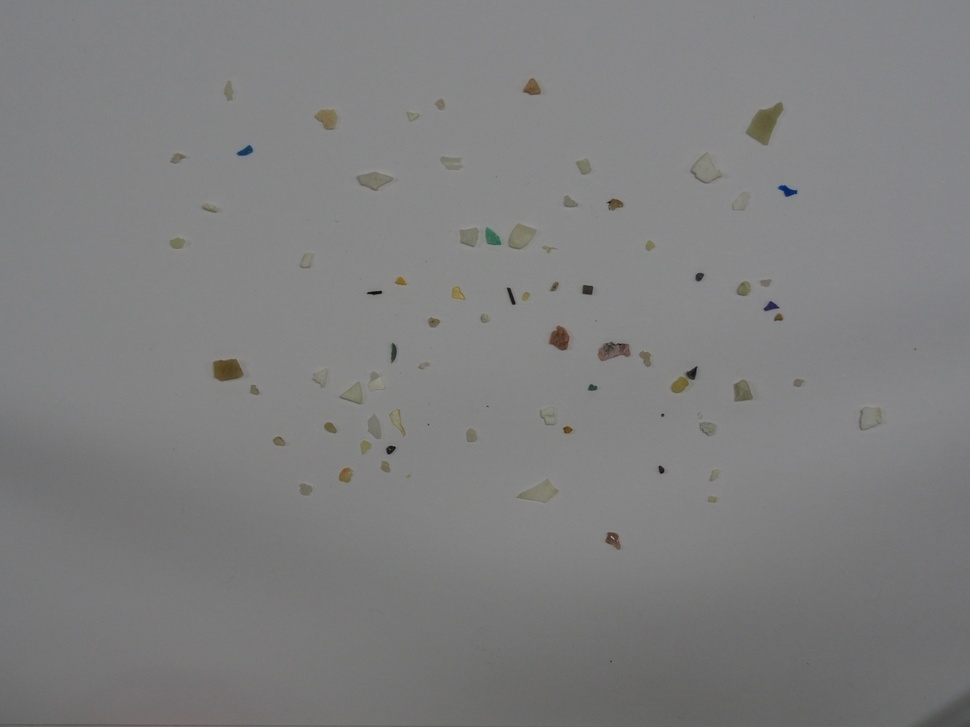
#> input picture fragment-03-olympus-10-01-2020.JPG, 970 x 727 px, shrunk from 4608 x 3456 before the run, given in place of mandril.jpg, which was not available
$ jupyter execute Tarea_2_vc.ipynb   (older library calls are emulated)   (text cells are left out)
#> lines starting #> are read from the running program, lines starting #| are printed output that depends on the picture; after the words box and inside, x2 and y2 are one past the last pixel; in counts of white or black regions, pixels touching at a corner belong together; pictures that were not available may be replaced by others from this repository, and a replacement may not be noted
[cell 1]
import cv2
import numpy as np
import matplotlib.pyplot as plt

[cell 2]
from google.colab import drive
drive.mount('/content/drive')

[cell 3]
#Lee imagen de archivo
img = cv2.imread('/content/drive/My Drive/Colab Notebooks/mandril.jpg')
#> img is the input picture: shape (727, 970, 3); mean B, G, R 126.9, 126.8, 126.8

#OpenCV lee las imágenes almacenando en formato BGR, por lo que convertimos para visualizr de forma correcta a RGB
img_rgb = cv2.cvtColor(img, cv2.COLOR_BGR2RGB)
#Muestra la imagen tras convertir a RGB
#Eliminamos etiquetas de los ejes
plt.figure()
plt.axis("off")
plt.imshow(img_rgb)
plt.show()

[cell 4]
# Conversión a grises de la original en BGR
gris = cv2.cvtColor(img, cv2.COLOR_BGR2GRAY)

# Muestra, indicando el mapa de color de grises
# Eliminamos etiquetas de los ejes
plt.figure()
plt.axis("off")
plt.imshow(gris, cmap='gray')
plt.show()

[cell 5]
# Obtiene contornos con el operador de Canny
canny = cv2.Canny(gris, 100, 200)
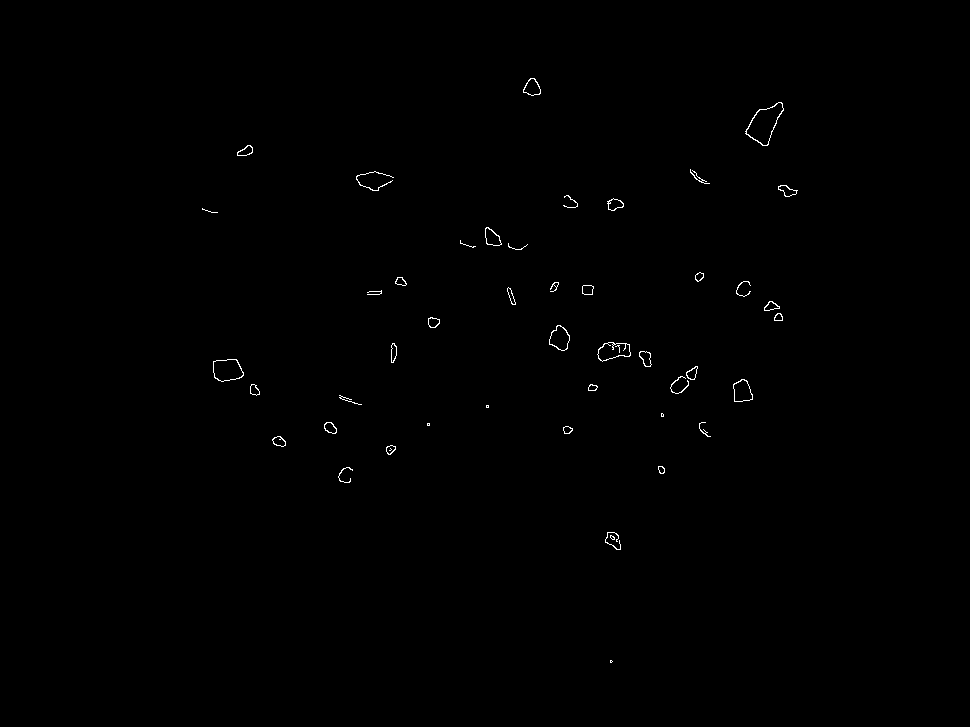
#> canny: shape (727, 970); 0.3% white in thin lines or dots, all inside (x1, y1, x2, y2) = (202, 78, 798, 663)
print(canny)
#> (printed output is left out)
# Muestra resultado
plt.imshow(canny, cmap='gray')
plt.show()

[cell 6]
# Cuenta el número de píxeles blancos (255) por filas
# Suma los valores de los pixeles por filas
row_counts = cv2.reduce(canny, 1, cv2.REDUCE_SUM, dtype=cv2.CV_32SC1)
#> row_counts = 727 values, max 7140 at index 294, min 0 at index 0, mean 737.6

# Normaliza en base al número de filas y al valor máximo del píxel (255)
# El resultado será el número de píxeles blancos por filas
rows = row_counts[:] / (255 * canny.shape[1])
#> rows = 727 values, max 0.0289 at index 294, min 0 at index 0, mean 0.00298

# Muestra dicha cuenta gráficamente
plt.figure()
plt.subplot(1, 2, 1)
plt.axis("off")
plt.title("Canny")
plt.imshow(canny, cmap='gray')

plt.subplot(1, 2, 2)
plt.title("Respuesta de Canny")
plt.xlabel("Filas")
plt.ylabel("% píxeles")
plt.plot(rows)
# Rango en x definido por las columnas
plt.xlim([0, canny.shape[0]])
#> Out = (0, 727)
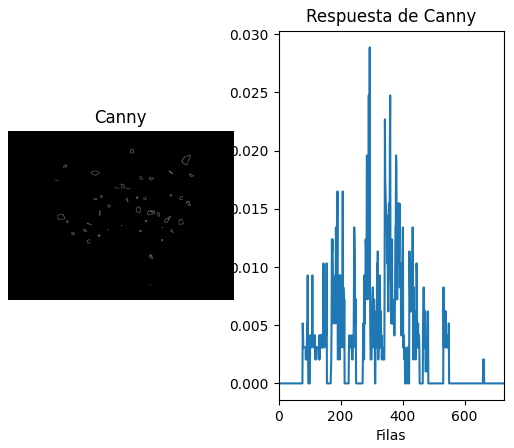
#> figure drawn by matplotlib, 2 panels; panel 2: curve peaks at x = 294, y = 0.0289

[cell 7]
# Suma los valores de los pixeles por fila
col_counts = cv2.reduce(canny, 0, cv2.REDUCE_SUM, dtype=cv2.CV_32SC1)

# Suma los valores de los pixeles por fila
row_counts = cv2.reduce(canny, 1, cv2.REDUCE_SUM, dtype=cv2.CV_32SC1)

# Calcula el valor máximo en columnas
max_cols = max(col_counts[0])
#> max_cols = 5865

# Calcula el valor máximo en filas
max_rows = max(row_counts[:])[0]
#> max_rows = 7140

# Mostramos los pixeles blancos por filas y se aprovecha el
#bucle para contar cuantos valores superan el umbral por filas
count_rows=0
print("Pixeles blancos por filas:")
for index,item in enumerate(row_counts):
  print("Fila", index+1, "\b:", item[0])
  if item[0] >= 0.95*max_rows:
    count_rows +=1
#> this loop made 727 passes
#> count_rows on pass 295: 1
#| Fila 1 : 0
#| Fila 2 : 0
#| Fila 3 : 0
#| Fila 4 : 0
#| Fila 5 : 0
#| Fila 6 : 0
#| Fila 7 : 0
#| Fila 8 : 0
#> (further printed lines are left out)
#> after the loop, count_rows = 1

# Cuenta cuantos valores supern el umbral
white_col = [item for item in col_counts[0] if item >= 0.95*max_cols]
#> white_col = [5865]

# Prints con los resultados
print("Máximo columnas:", max_cols)
print("Máximo filas:", max_rows)
print("Filas que superan el umbral:", count_rows)
print("Columnas que superan el umbral:", len(white_col))

[cell 8]
#Lee imagen de archivo
img = cv2.imread('/content/drive/My Drive/Colab Notebooks/balon.jpg')
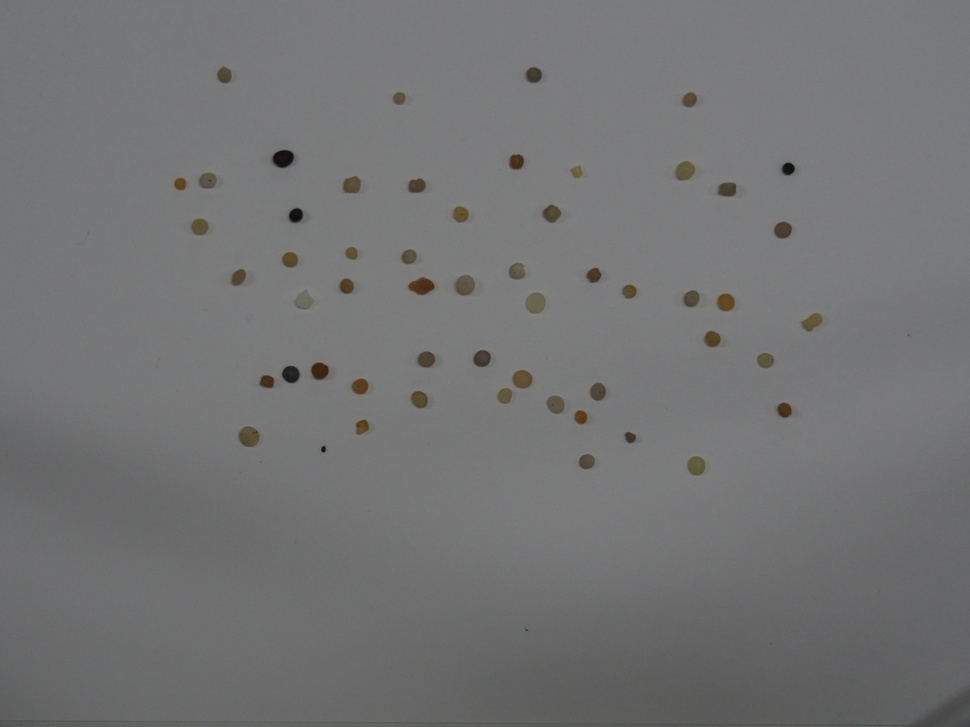
#> input picture pellet-03-olympus-10-01-2020.JPG, 970 x 727 px, shrunk from 4608 x 3456 before the run, given in place of balon.jpg, which was not available
#> img is the input picture: shape (727, 970, 3); mean B, G, R 116.1, 115.6, 115.2

# Muestra imagen original
img_rgb = cv2.cvtColor(img, cv2.COLOR_BGR2RGB)
plt.title('Imagen original')
plt.axis("off")
plt.imshow(img_rgb)
plt.show()

img = cv2.cvtColor(img, cv2.COLOR_BGR2GRAY)
#> img: shape (727, 970)

# Gaussiana para suavizar la imagen original
img_suavizada = cv2.GaussianBlur(img, (3, 3), 0)

#Calcula en ambas direcciones (horizontal y vertical)
sobelx = cv2.Sobel(img_suavizada, cv2.CV_64F, 1, 0)  # x
sobely = cv2.Sobel(img_suavizada, cv2.CV_64F, 0, 1)  # y
#Combina ambos resultados
sobel = cv2.add(sobelx, sobely)

#Verticales
plt.figure()
plt.subplot(1, 3, 1)
plt.axis("off")
plt.title('Verticales')
#Para visualizar convierte a escala manejable en una imagen de grises
plt.imshow(cv2.convertScaleAbs(sobelx), cmap='gray')

#Horizontales
plt.subplot(1, 3, 2)
plt.axis("off")
plt.title('Horizontales')
#Para visualizar convierte a escala manejable en una imagen de grises
plt.imshow(cv2.convertScaleAbs(sobely), cmap='gray')

#Combinada
plt.subplot(1, 3, 3)
plt.axis("off")
plt.title('Combinada')
#Para visualizar convierte a escala manejable en una imagen de grises
plt.imshow(cv2.convertScaleAbs(sobel), cmap='gray')

#Mostrar
plt.show()
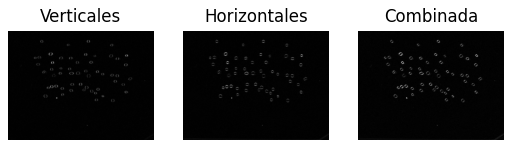
#> figure drawn by matplotlib, 3 panels

#/////Sin convertir escala

#Verticales
plt.figure()
plt.subplot(1, 3, 1)
plt.axis("off")
plt.title('Sin convertir')
#Para visualizar convierte a escala manejable en una imagen de grises
plt.imshow(sobelx, cmap='gray') #Sin convertir escala

#Horizontales
plt.subplot(1, 3, 2)
plt.axis("off")
plt.title('Sin convertir')
#Para visualizar convierte a escala manejable en una imagen de grises
plt.imshow(sobelx, cmap='gray') #Sin convertir escala

#Combinadas
plt.subplot(1, 3, 3)
plt.axis("off")
plt.title('Sin convertir')
#Para visualizar convierte a escala manejable en una imagen de grises
plt.imshow(sobel, cmap='gray') #Sin convertir escala
plt.show()

[cell 9]
sobel8 = np.uint8(sobel)
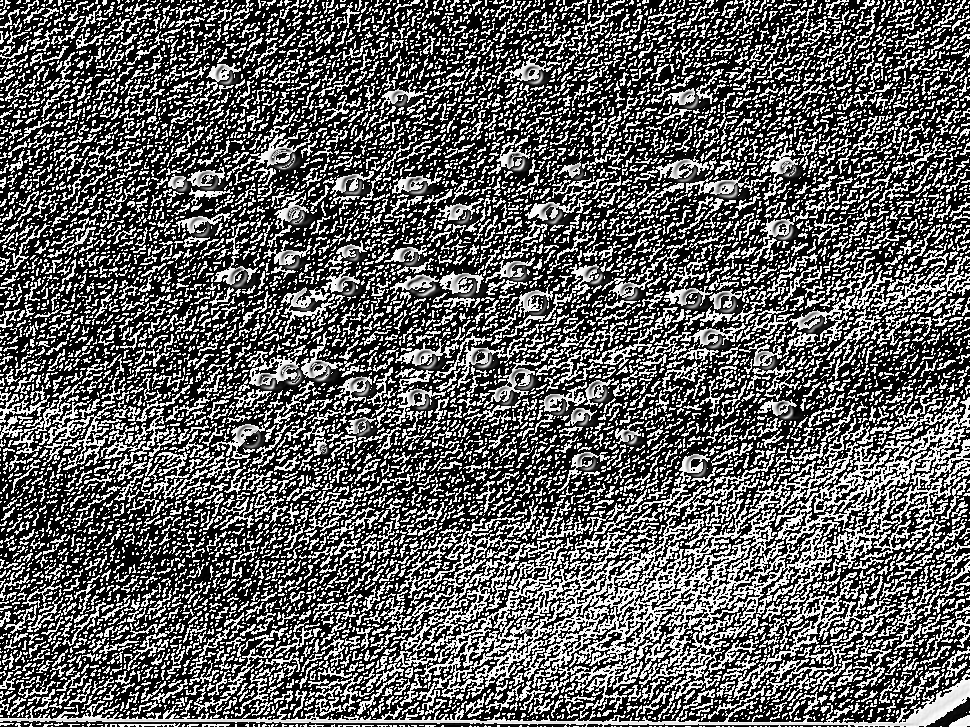
#> sobel8: shape (727, 970); min 0, max 254, mean 97
plt.title('Imagen sobel umbralizado')
plt.axis("off")
plt.imshow(cv2.convertScaleAbs(sobel8), cmap='gray')
plt.show()

#Calcula en ambas direcciones (horizontal y vertical)
sobel8x = np.uint8(sobelx)
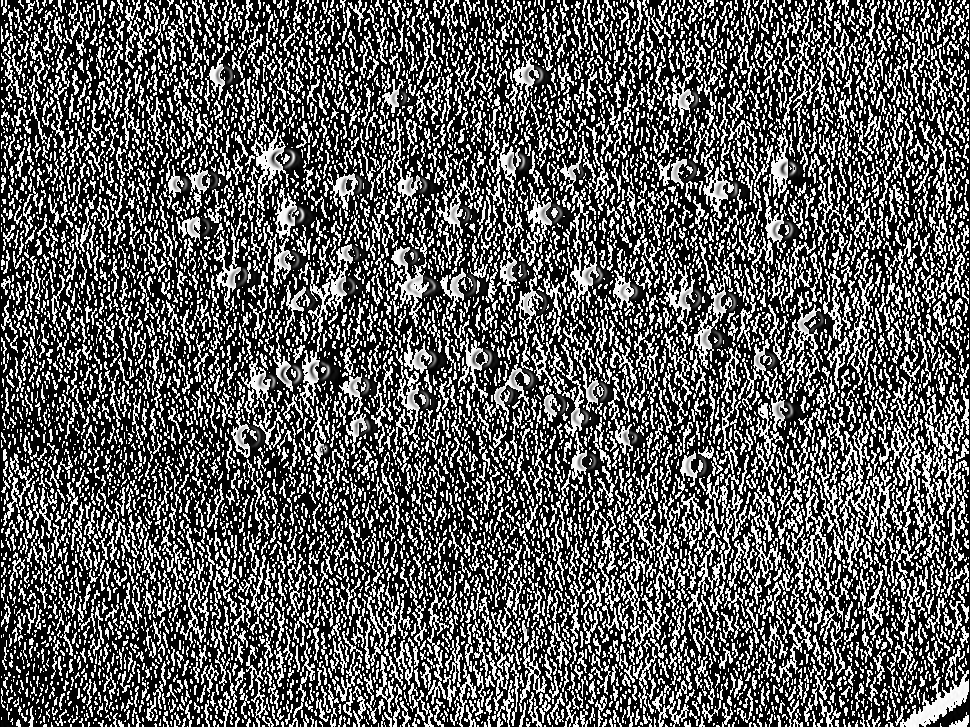
#> sobel8x: shape (727, 970); min 0, max 255, mean 92.6
sobel8y = np.uint8(sobely)
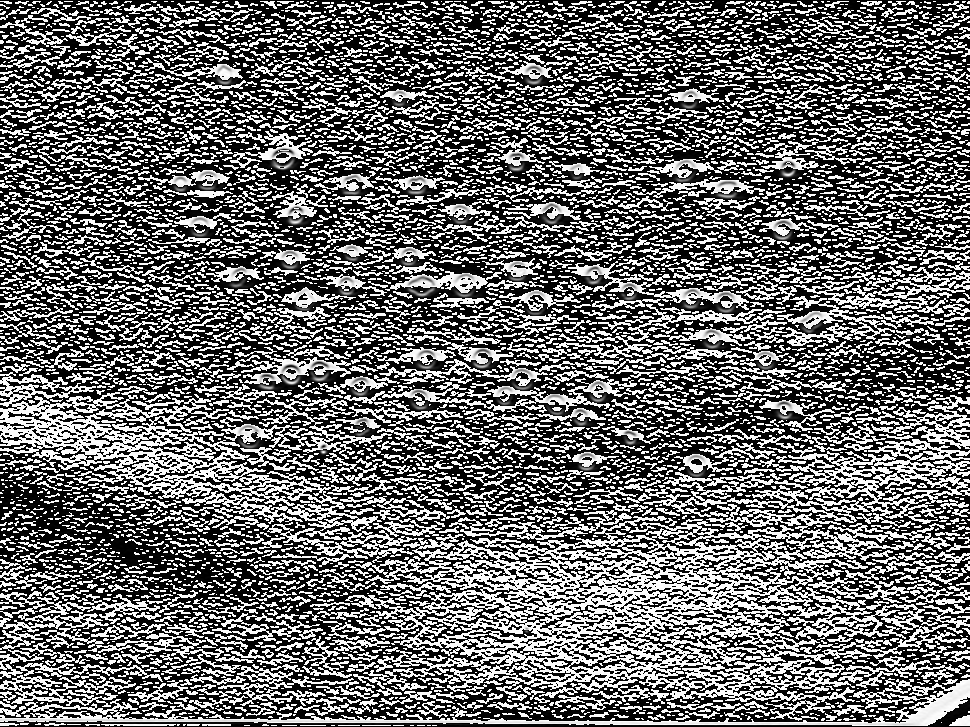
#> sobel8y: shape (727, 970); min 0, max 255, mean 105.5

# Calcula el valor máximo en columnas
max_cols = max([sum(columna) for columna in sobel8y])
#> max_cols = 171481
# Calcula el valor máximo en filas
max_rows = max([sum(fila) for fila in sobel8x])
#> max_rows = 102404

print("Máximo por fila:",max_rows)
print("Máximo por columnas:",max_cols)

index_cols = [index for index,columna in enumerate(sobel8y) if sum(columna) > 0.95*max_cols]
#> index_cols = [721, 722]
index_rows = [index for index,fila in enumerate(sobel8x) if sum(fila) > 0.95*max_rows]
#> index_rows = [278, 281, 284, 285, 286, 287, 291, 292, 293, 294, 405, 541, 543, 608, 692, 701, 702, 722]


print("Columnas por encima del umbral:", index_cols)
print("Filas por encima del umbral:", index_rows)

#Lee imagen de archivo
img = cv2.imread('/content/drive/My Drive/Colab Notebooks/balon.jpg')

img_editar = cv2.cvtColor(img, cv2.COLOR_BGR2RGB)
for index_fila,fila in enumerate(img_editar):
  for index_columna,pixel in enumerate(fila):
    if index_fila in index_rows or index_columna in index_cols:
      img_editar[index_fila][index_columna]=[255,0,255]
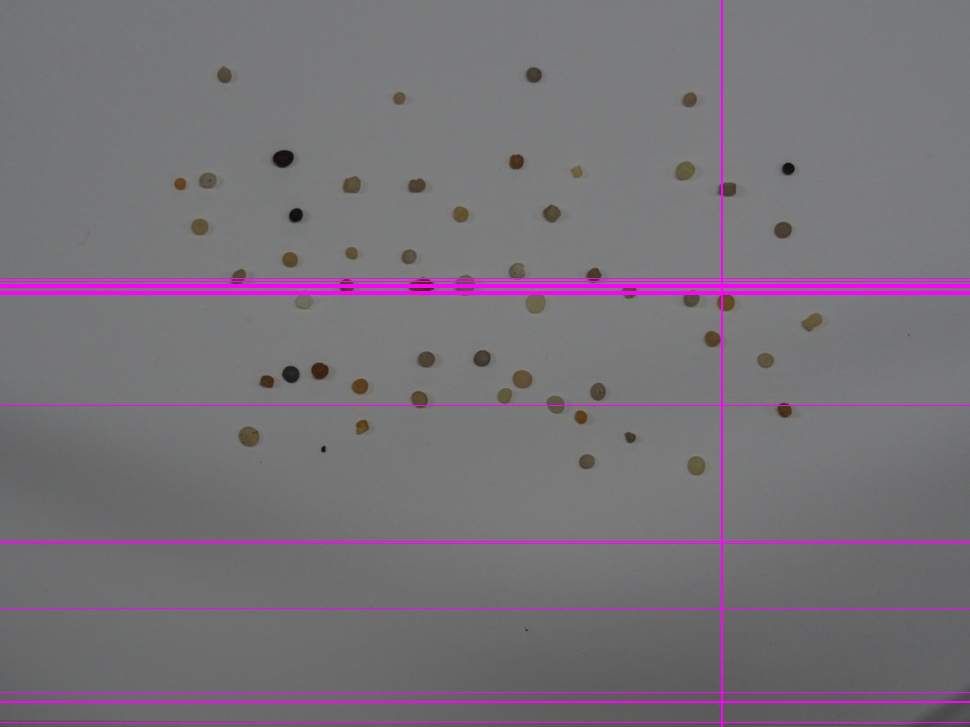
#> img_editar: shape (727, 970, 3); mean R, G, B 119, 112.6, 119.9


# Muestra imagen
plt.title('Imagen editada')
plt.axis("off")
plt.imshow(img_editar)
plt.show()

[cell 10]
vid = cv2.VideoCapture(0)
img = cv2.imread('emoji.png')
img_rgb = cv2.cvtColor(img, cv2.COLOR_BGR2RGB)

def calculateMax(img):

    img = cv2.cvtColor(img, cv2.COLOR_BGR2GRAY)
    # Gaussiana para suavizar la imagen original
    img_suavizada = cv2.GaussianBlur(img, (3, 3), 0)

    #Calcula en ambas direcciones (horizontal y vertical)
    sobelx = cv2.Sobel(img_suavizada, cv2.CV_64F, 1, 0)  # x
    sobely = cv2.Sobel(img_suavizada, cv2.CV_64F, 0, 1)  # y

    #Calcula en ambas direcciones (horizontal y vertical)
    sobel8x = np.uint8(sobelx)
    sobel8y = np.uint8(sobely)

    # Calcula el valor máximo en columnas
    colum_values = [sum(columna) for columna in sobel8y]
    max_cols = colum_values.index(max(colum_values))
    # Calcula el valor máximo en filas
    rows_values = [sum(fila) for fila in sobel8x]
    max_rows = rows_values.index(max(rows_values))

    return (max_rows,max_cols)

def drawFace(frame, coords):
    # Ojo izquierdo
    cv2.circle(frame,(coords[0]+75,coords[1]+50), 15, (255,255,255), -1)
    cv2.circle(frame,(coords[0]+75,coords[1]+50), 10, (0,0,255), -1)
    cv2.circle(frame,(coords[0]+75,coords[1]+50), 5, (0,0,0), -1)

    # Ojo derecho
    cv2.circle(frame,(coords[0]+125,coords[1]+50), 15, (255,255,255), -1)
    cv2.circle(frame,(coords[0]+125,coords[1]+50), 10, (0,0,255), -1)
    cv2.circle(frame,(coords[0]+125,coords[1]+50), 5, (0,0,0), -1)

    # Boca
    cv2.ellipse(frame,(coords[0]+100,coords[1]+100),(50,50),0,0,180,255,-1)

    return frame


#Marca de inicio
disponible = 0
while(True):
    # fotograma a fotograma
    ret, frame = vid.read()

    if ret:
        if disponible > 0:
            # Muestra resultado

            coords = calculateMax(frame)
            mod_frame = drawFace(frame, coords)
            cv2.imshow('Frame', mod_frame)

        else:
            disponible = 1

        #Copia fotograma actual para la diferencia en el siguiente forograma
        pframe = frame.copy()
    # Detenemos pulsado ESC
    if cv2.waitKey(80) == 27:
#> (key Esc is pressed here)
